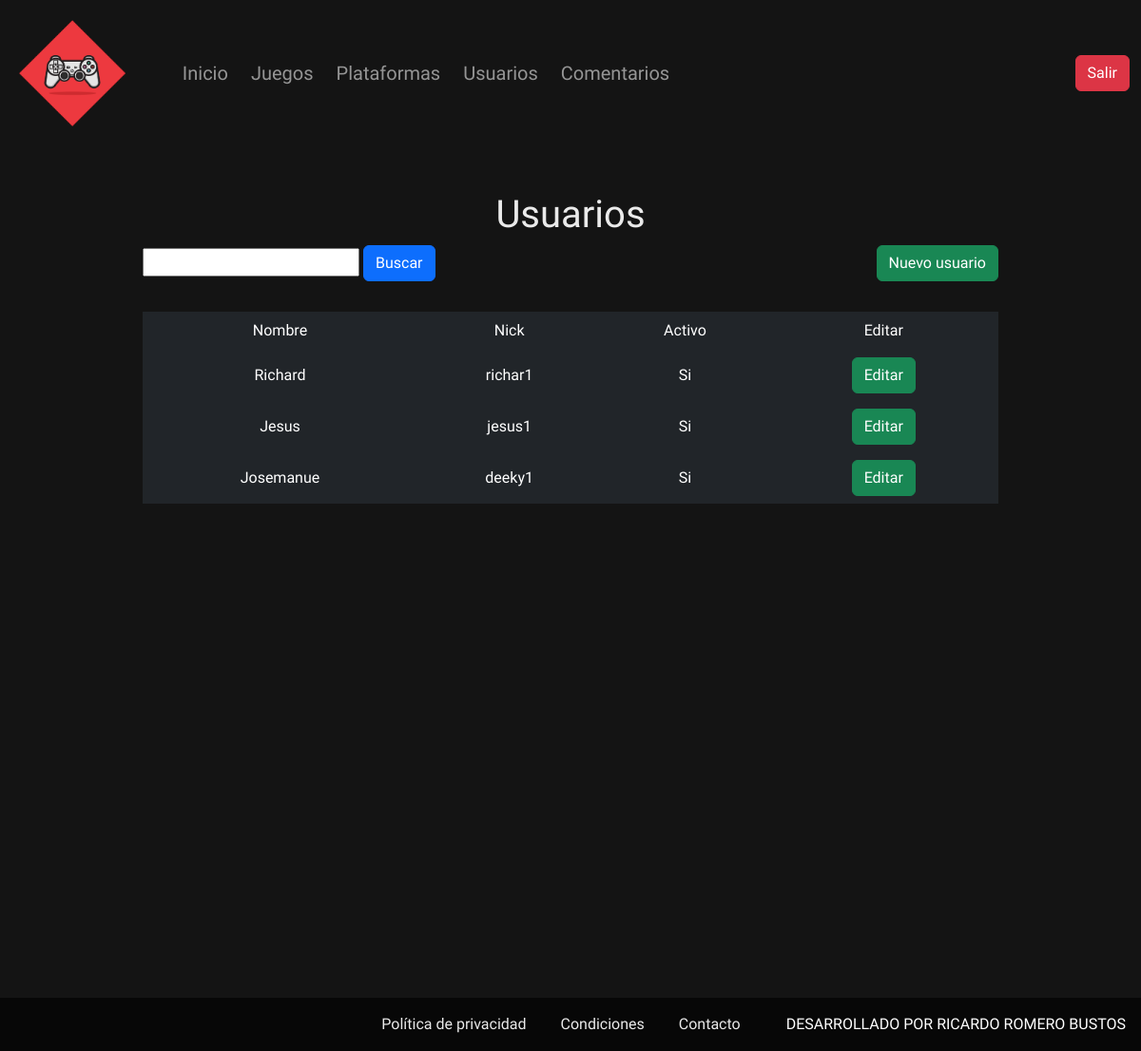
/controladores/c_usuarios.php (signed in), run on the app's committed database.
### tables this page shows
CREATE TABLE `usuarios` (
  `id` bigint(20) UNSIGNED NOT NULL,
  `nombre` varchar(50) DEFAULT NULL,
  `nick` varchar(20) NOT NULL,
  `pass` varchar(20) NOT NULL,
  `activo` tinyint(1) DEFAULT NULL
);

### controladores/c_usuarios.php (called while the page is built, shortened)
<?php
    require_once("../funciones/funciones.php");
    require_once("../modelos/m_usuarios.php");
    if(isset($_SESSION['nick']) && isset($_SESSION['pass'])){
        $nick=$_SESSION['nick'];
        $pass=$_SESSION['pass'];
        $esAdmin=comprobar_admin($nick,$pass);
        if($esAdmin){
            $header=headerAdmin();
        }else{
            $header=headerUsu();
            $tipo_usu="usuario";
        }
    }else{
        $header=headerGuest();
        $tipo_usu="invitado";
    }
    $usu=new usuario();
    $usuarios=$usu->todos_usuarios();
    include "../vistas/v_usuarios.php";
?>

### modelos/m_usuarios.php (called while the page is built, shortened)
<?php
    class usuario{
        public function todos_usuarios(){
            $con=conectar::conexion();
            $buscar=$con->query("select * from usuarios");
            if($buscar->num_rows>0){
                $i=0;
                while($fila_buscar=$buscar->fetch_array(MYSQLI_ASSOC)){
                    $datos[$i]['id']=$fila_buscar['id'];
                    $datos[$i]['nombre']=$fila_buscar['nombre'];
                    $datos[$i]['nick']=$fila_buscar['nick'];
                    $datos[$i]['pass']=$fila_buscar['pass'];
                    $datos[$i]['activo']=$fila_buscar['activo'];
                    $i++;
                }
            }else{
                $datos=null;
            }
            return $datos;
        }
    }
?>

### vistas/v_usuarios.php (the view, shortened to what this page needs)
<!DOCTYPE html>
<html lang="en">
<head>
    <link rel="stylesheet" href="../assets/css/estilos.css">
    <link rel="stylesheet" href="https://cdnjs.cloudflare.com/ajax/libs/font-awesome/6.2.0/css/all.min.css"/>
    <link href="https://cdn.jsdelivr.net/npm/bootstrap@5.3.0-alpha1/dist/css/bootstrap.min.css" rel="stylesheet">
</head>
<body>
    <?php
        echo $header;
    ?>
    <main>
        <section class="seccionUsuarios w-75 mx-auto my-5 text-center min-vh-100">
            <h1>Usuarios</h1>
            <?php
                echo '<div class="contenedor_buscar_nuevo">
                    <form action="../controladores/c_buscar_usuario.php" method="post">
                        <input type="text" name="cadena">
                        <input type="submit" name="buscar_usuario" value="Buscar" class="btn btn-primary">
                    </form>
                    <form action="../controladores/c_usuario_nuevo.php" method="post">
                        <input type="submit" name="usuario_nuevo" value="Nuevo usuario" class="btn btn-success">
                    </form>
                </div>';
                echo '<table class="table table-dark table-hover align-middle table-borderless">
                <thead>
                <tr>
                    <td>Nombre</td>
                    <td>Nick</td>
                    <td>Activo</td>
                    <td>Editar</td>
                </tr>
                </thead>
                <tbody>';
                for($i=0;$i<count($usuarios);$i++){
                    if($usuarios[$i]['id']!=0){
                        echo "<tr>
                        <td>".$usuarios[$i]['nombre']."</td>
                        <td>".$usuarios[$i]['nick']."</td>";
                        if($usuarios[$i]['activo']==1){
                            echo "<td>Si</td>";
                        }else{
                            echo "<td>No</td>";
                        }
                        echo '<td>
                            <form action="c_usuario_editar.php" method="post">
                                <input type="hidden" name="id_usu" value="'.$usuarios[$i]['id'].'">
                                <input type="submit" name="enviar" id="btn-login" value="Editar" class="btn btn-success">
                            </form>
                        </td>';
                        echo "</tr>";
                    }
                }
                echo "</tbody>";
                echo "</table>";
            ?>
        </section>
    </main>
    <footer>
            <div>
                <a href="#">Política de privacidad</a>
                <a href="#">Condiciones</a>
                <a href="#">Contacto</a>
            </div>
            <span>DESARROLLADO POR RICARDO ROMERO BUSTOS</span>
        </footer>
</body>
</html>

### assets/css/estilos.css (style rules this page uses)
* { box-sizing: border-box; }
body { margin: 0; font-family: 'Play', sans-serif !important; background-color: #141414 !important; color: #eaeaea !important; }
.contenedor_buscar_nuevo { display: flex; align-items: center; justify-content: space-between; margin-bottom: 2rem; }
footer { display: flex; justify-content: flex-end; align-items: center; background-color: #070707; color: white; padding: 1rem; }
footer a { color: #eaeaea; text-decoration: none; margin: 0 1rem; }
footer>div { margin-right: 2rem; }

### data on the page
usuarios: nombre "Richard", nick "richar1", activo "Si"
usuarios: nombre "Jesus", nick "jesus1", activo "Si"
usuarios: nombre "Josemanue", nick "deeky1", activo "Si"
